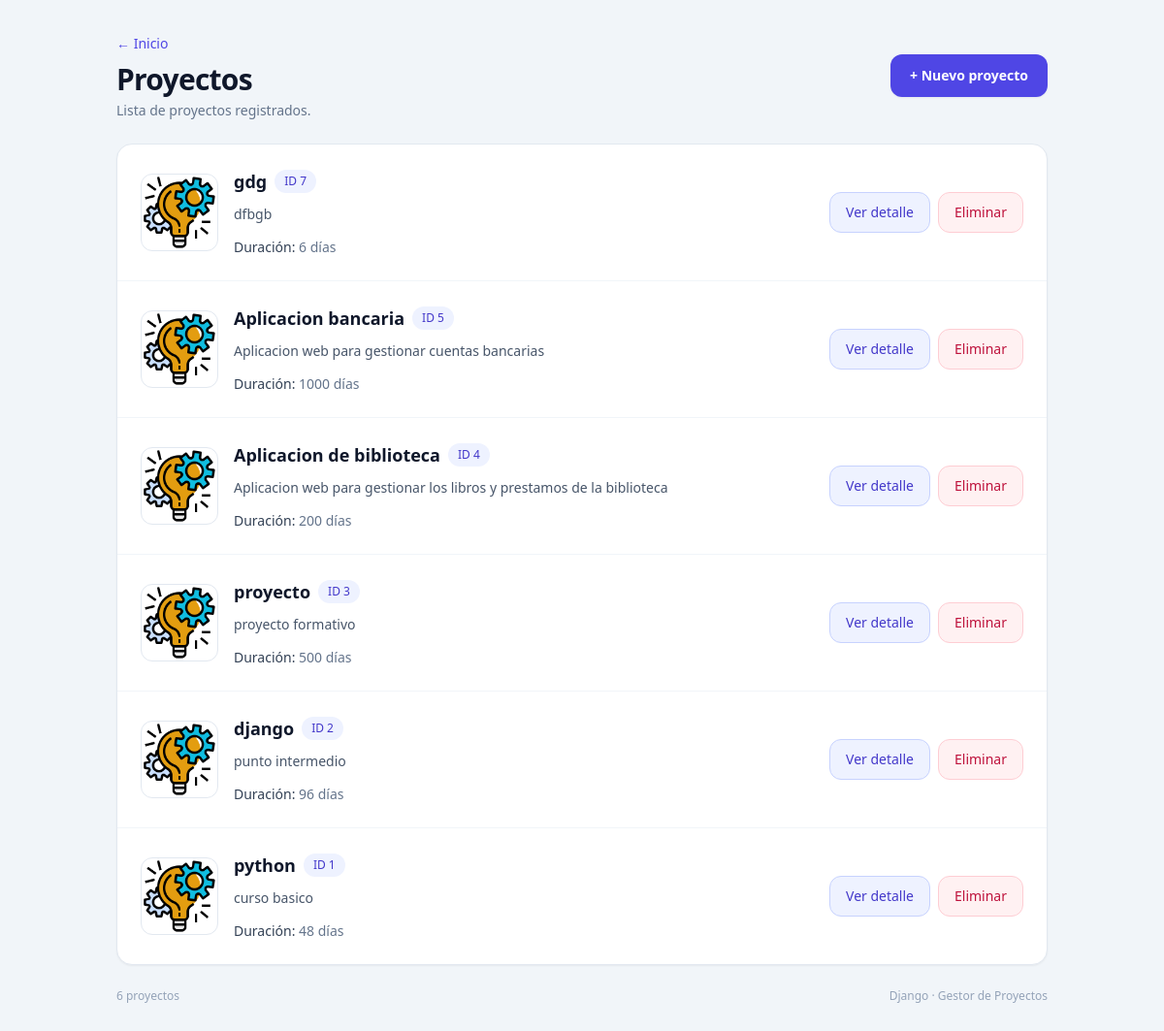
The page /proyectos/ on the database its author committed.
### gestor_proyectos/models.py (models this page shows)
class Proyecto(models.Model):
    nombre = models.CharField(max_length=100) #Un campo de texto osea un (Varchar)
    descripcion = models.TextField() #Campo de texto blanco
    duracion = models.IntegerField() #Campo numerico entero
    imagen = models.ImageField(upload_to='img/', default='img/logo.png') #Campo de imagen

### gestor_proyectos/views.py (the view)
# urls.py: path("proyectos/", views.mostrar_proyectos, name="proyectos"),
def mostrar_proyectos(request):
    proyectos = Proyecto.objects.all().order_by("-id")
    return render(request, "proyectos.html", {"proyectos": proyectos})

### gestor_proyectos/templates/proyectos.html (shortened to what this page needs)
{% load static %}
<!DOCTYPE html>
<html lang="es">
<head>
    <script src="https://cdn.tailwindcss.com"></script>
</head>
<body class="min-h-screen bg-slate-100 text-slate-800">
    <main class="mx-auto w-full max-w-5xl px-4 py-8 sm:px-6 lg:px-8">
        <header class="mb-6 flex flex-col gap-4 sm:flex-row sm:items-center sm:justify-between">
            <div>
                <a href="{% url 'home' %}" class="text-sm text-indigo-600 hover:text-indigo-700">
                    ← Inicio
                </a>
                <h1 class="mt-2 text-3xl font-bold tracking-tight text-slate-900">Proyectos</h1>
                <p class="mt-1 text-sm text-slate-500">Lista de proyectos registrados.</p>
            </div>
            <a href="{% url 'nuevo_proyecto' %}"
               class="inline-flex items-center justify-center rounded-xl bg-indigo-600 px-5 py-3 text-sm font-semibold text-white shadow-sm transition hover:bg-indigo-700">
                + Nuevo proyecto
            </a>
        </header>
        {% if proyectos %}
            <section class="overflow-hidden rounded-2xl border border-slate-200 bg-white shadow-sm">
                <ul class="divide-y divide-slate-100">
                    {% for proyecto in proyectos %}
                        <li class="p-5 transition hover:bg-slate-50 sm:p-6">
                            <div class="flex flex-col gap-5 lg:flex-row lg:items-center lg:justify-between">
                                <div class="flex flex-col gap-4 sm:flex-row sm:items-center min-w-0 flex-1">
                                    {% if proyecto.imagen %}
                                        <img src="{{ proyecto.imagen.url }}"
                                             alt="{{ proyecto.nombre }}"
                                             class="h-20 w-20 flex-shrink-0 rounded-xl border border-slate-200 object-cover">
                                    {% else %}
                                        <img src="{% static 'logo.png' %}"
                                             alt="{{ proyecto.nombre }}"
                                             class="h-20 w-20 flex-shrink-0 rounded-xl border border-slate-200 object-cover">
                                    {% endif %}
                                    <div class="min-w-0 flex-1">
                                        <div class="flex flex-wrap items-center gap-2">
                                            <h2 class="text-lg font-semibold text-slate-900">
                                                {{ proyecto.nombre }}
                                            </h2>
                                            <span class="rounded-full bg-indigo-50 px-2.5 py-1 text-xs font-medium text-indigo-700">
                                                ID {{ proyecto.id }}
                                            </span>
                                        </div>
                                        <p class="mt-2 text-sm leading-6 text-slate-600">
                                            {{ proyecto.descripcion }}
                                        </p>
                                        <p class="mt-3 text-sm text-slate-500">
                                            <span class="font-medium text-slate-700">Duración:</span>
                                            {{ proyecto.duracion }} día{{ proyecto.duracion|pluralize }}
                                        </p>
                                    </div>
                                </div>
                                <div class="flex flex-col gap-2 sm:flex-row sm:items-center">
                                    <a href="{% url 'ver_proyecto' proyecto.id %}"
                                       class="inline-flex items-center justify-center rounded-xl border border-indigo-200 bg-indigo-50 px-4 py-2.5 text-sm font-medium text-indigo-700 transition hover:bg-indigo-100">
                                        Ver detalle
                                    </a>
                                    <form method="post" action="{% url 'eliminar_proyecto' proyecto.id %}"
                                          onsubmit="return confirm('¿Seguro que deseas eliminar este proyecto?');">
                                        <button type="submit"
                                                class="w-full rounded-xl border border-rose-200 bg-rose-50 px-4 py-2.5 text-sm font-medium text-rose-700 transition hover:bg-rose-100 sm:w-auto">
                                            Eliminar
                                        </button>
                                    </form>
                                </div>
                            </div>
                        </li>
                    {% endfor %}
                </ul>
            </section>
        {% endif %}
        <footer class="mt-6 flex items-center justify-between text-xs text-slate-400">
            <span>{{ proyectos|length }} proyecto{{ proyectos|pluralize }}</span>
            <span>Django · Gestor de Proyectos</span>
        </footer>
    </main>
</body>
</html>

### rows shown on the page
Proyecto: imagen (picture), nombre "gdg", id "7", descripcion "dfbgb", duracion "6"
Proyecto: imagen (picture), nombre "Aplicacion bancaria", id "5", descripcion "Aplicacion web para gestionar cuentas bancarias", duracion "1000"
Proyecto: imagen (picture), nombre "Aplicacion de biblioteca", id "4", descripcion "Aplicacion web para gestionar los libros y prestamos de la biblioteca", duracion "200"
Proyecto: imagen (picture), nombre "proyecto", id "3", descripcion "proyecto formativo", duracion "500"
Proyecto: imagen (picture), nombre "django", id "2", descripcion "punto intermedio", duracion "96"
Proyecto: imagen (picture), nombre "python", id "1", descripcion "curso basico", duracion "48"

### other values the page prints
{{ proyectos|length }} "6"
